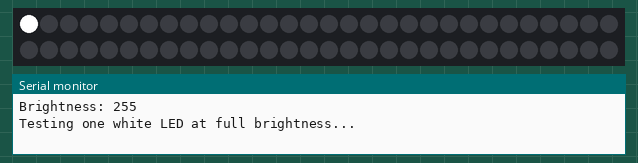
Recording of a sketch running on a simulated Arduino Uno, built with avr-gcc and run on an emulated ATmega328P. Shown: 60 RGB LEDs in strip order, left to right, continuing on the next row, the last lines printed to the serial monitor. Colours are those a GRB WS2812 strip shows for the declared byte order.

Above: at 0.1 s.
At 10.1 s:
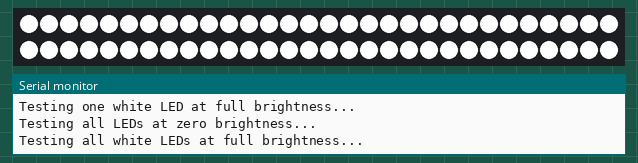
At 16.77 s:
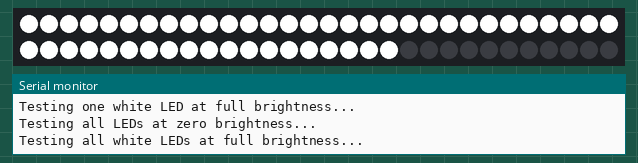
At 24.22 s:
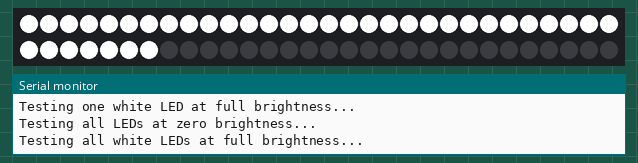
At 39.36 s:
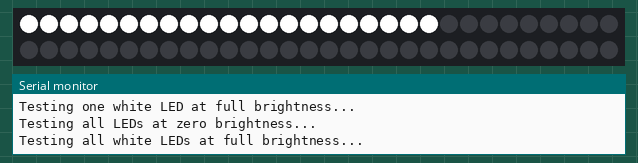

The sketch:

NeoPixel_White_Test.ino
```cpp
// (licence header left out)
#include <FastLED.h>

// How many leds in your strip?
#define NUM_LEDS 60

// For led chips like Neopixels, which have a data line, ground, and power, you just
// need to define DATA_PIN.  For led chipsets that are SPI based (four wires - data, clock,
// ground, and power), like the LPD8806 define both DATA_PIN and CLOCK_PIN
#define DATA_PIN 2
#define CLOCK_PIN 13

// Define the array of leds
CRGB leds[NUM_LEDS];

void setup() {
  Serial.begin(9600);
  // Uncomment/edit one of the following lines for your leds arrangement.
  // FastLED.addLeds<TM1803, DATA_PIN, RGB>(leds, NUM_LEDS);
  // FastLED.addLeds<TM1804, DATA_PIN, RGB>(leds, NUM_LEDS);
  // FastLED.addLeds<TM1809, DATA_PIN, RGB>(leds, NUM_LEDS);
  // FastLED.addLeds<WS2811, DATA_PIN, RGB>(leds, NUM_LEDS);
  // FastLED.addLeds<WS2812, DATA_PIN, RGB>(leds, NUM_LEDS);
  FastLED.addLeds<WS2812B, DATA_PIN, RGB>(leds, NUM_LEDS);
  //FastLED.addLeds<NEOPIXEL, DATA_PIN>(leds, NUM_LEDS);
  // FastLED.addLeds<APA104, DATA_PIN, RGB>(leds, NUM_LEDS);
  // FastLED.addLeds<UCS1903, DATA_PIN, RGB>(leds, NUM_LEDS);
  // FastLED.addLeds<UCS1903B, DATA_PIN, RGB>(leds, NUM_LEDS);
  // FastLED.addLeds<GW6205, DATA_PIN, RGB>(leds, NUM_LEDS);
  // FastLED.addLeds<GW6205_400, DATA_PIN, RGB>(leds, NUM_LEDS);

  // FastLED.addLeds<WS2801, RGB>(leds, NUM_LEDS);
  // FastLED.addLeds<SM16716, RGB>(leds, NUM_LEDS);
  // FastLED.addLeds<LPD8806, RGB>(leds, NUM_LEDS);
  // FastLED.addLeds<P9813, RGB>(leds, NUM_LEDS);
  // FastLED.addLeds<APA102, RGB>(leds, NUM_LEDS);
  // FastLED.addLeds<DOTSTAR, RGB>(leds, NUM_LEDS);

  // FastLED.addLeds<WS2801, DATA_PIN, CLOCK_PIN, RGB>(leds, NUM_LEDS);
  // FastLED.addLeds<SM16716, DATA_PIN, CLOCK_PIN, RGB>(leds, NUM_LEDS);
  // FastLED.addLeds<LPD8806, DATA_PIN, CLOCK_PIN, RGB>(leds, NUM_LEDS);
  // FastLED.addLeds<P9813, DATA_PIN, CLOCK_PIN, RGB>(leds, NUM_LEDS);
  // FastLED.addLeds<APA102, DATA_PIN, CLOCK_PIN, RGB>(leds, NUM_LEDS);
  // FastLED.addLeds<DOTSTAR, DATA_PIN, CLOCK_PIN, RGB>(leds, NUM_LEDS);

}

void loop() {

  Serial.print("Brightness: ");
  Serial.println(255);
  FastLED.setBrightness( 255 );

  Serial.println("Testing one white LED at full brightness...");
  leds[0] = CRGB::White;
  FastLED.show();

  delay(5000);

  Serial.println("Testing all LEDs at zero brightness...");
  leds[0] = CRGB::Black;
  FastLED.show();

  delay(5000);

  Serial.println("Testing all white LEDs at full brightness...");
  for (int whiteLed = 0; whiteLed < NUM_LEDS; whiteLed++) {
    leds[whiteLed] = CRGB::White;
  }
  FastLED.show();

  delay(5000);

  for (int whiteLed = (NUM_LEDS - 1); whiteLed >= 0; whiteLed--) {
    leds[whiteLed] = CRGB::Black;
  }
  FastLED.show();

  while (1) {
    for (int whiteLed = 0; whiteLed < NUM_LEDS; whiteLed++) {
      // Turn the LED on, then pause
      //Serial.println("Red On");
      leds[whiteLed] = CRGB::White;
      FastLED.show();
      delay(20);
    }

    for (int whiteLed = (NUM_LEDS - 1); whiteLed >= 0; whiteLed--) {
      // Now turn the LED off, then pause
      // Serial.println("Red Off");
      leds[whiteLed] = CRGB::Black;
      FastLED.show();
      delay(20);
    }
  }

}
```

Measured:
- what the display in image 1 shows lasts 5.0 s, from 10.0 s to 15.0 s
